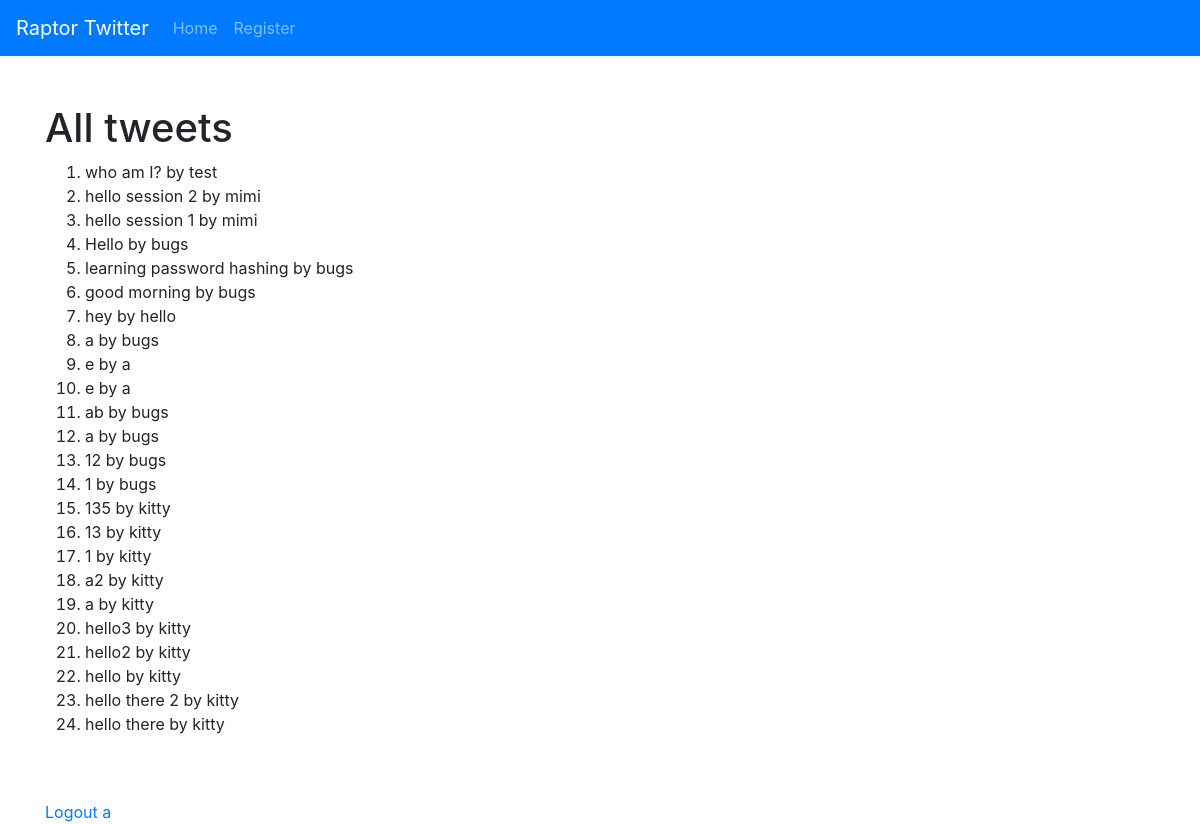
The app's page /tweets (signed in), older data.
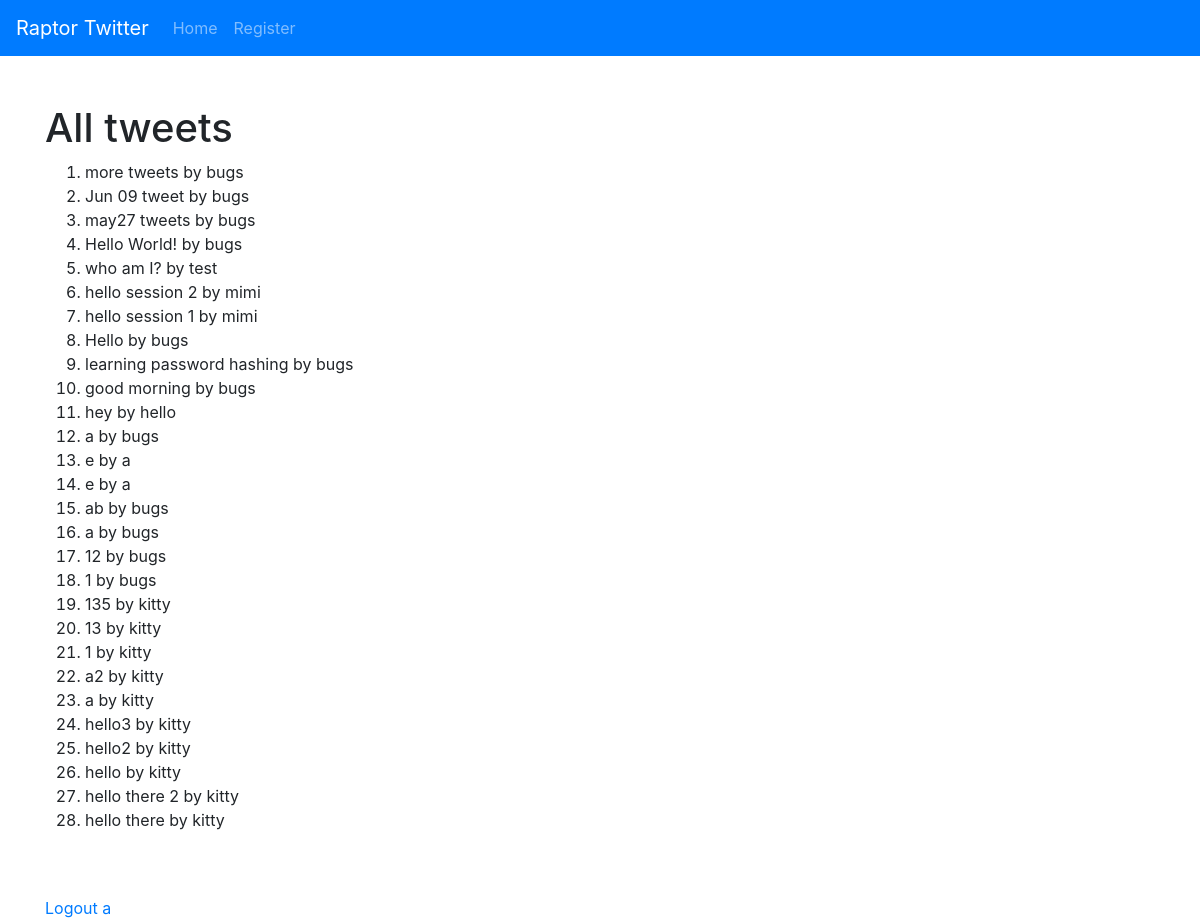
The same page, newer data.
### tables this page shows
CREATE TABLE tweets (
    _id integer primary key autoincrement,
    tweet text,
    username text
);

### main.py (the view)
@app.route('/tweets/<username>')
@app.route('/tweets')
def user_tweets(username=None):
    if username:
        tweets = get_tweets_by_username(username)
    else:
        tweets = get_all_tweets()
    return render_template('tweets.html',
                           tweets=tweets,
                           current_user=session['user'],
                           username=username)

### db.py (called while the page is built)
def get_all_tweets(limit):
    cursor.execute('SELECT * FROM tweets order by _id desc')
    tweets = cursor.fetchmany(limit)
    return tweets

### tweets.py (called while the page is built)
def get_all_tweets(limit=100):
    return db.get_all_tweets(limit)

### templates/tweets.html (shortened to what this page needs)
{% extends "base.html" %}
{% block content %}
{% if username %}
<h1>All tweets from {{current_user}}</h1>
{% else %}
<h1>All tweets</h1>
{% endif %}
<ol>
    {% for tweet in tweets %}
    <li>
        {{tweet[1]}} by {{tweet[2]}}
    </li>
    {% endfor %}
</ol>
<br>
<br>
<a href="/logout">Logout {{current_user}}</a>
{% endblock %}

### templates/base.html (shortened to what this page needs)
<!doctype html>
<html>
<head>
    <link rel="stylesheet" href="https://cdn.jsdelivr.net/npm/bootstrap@4.6.0/dist/css/bootstrap.min.css"
>
</head>
<body>
    <nav class="navbar navbar-expand-lg navbar-dark bg-primary">
        <a class="navbar-brand" href="#">Raptor Twitter</a>
        <div class="collapse navbar-collapse" id="navbarNavAltMarkup">
            <div class="navbar-nav">
                <a class="nav-link" href="/">Home</a>
                {% if username %}
                <a class="nav-link" href="/tweet">New Tweet</a>
                <a class="nav-link" href="/tweets">Tweets</a>
                <a class="nav-link" href="/tweets/{{username}}">My tweets</a>
                <a class="nav-link" href="/users">Users</a>
                <a class="nav-link" href="/logout">Logout {{username|capitalize}}</a>
                {% else %}
                <a class="nav-link" href="/register">Register</a>
                {% endif %}
            </div>
        </div>
    </nav>
    <div class="container mt-5">
        {% block content %}
        {% endblock %}
    </div>
</body>
</html>

Row changes from the older to the newer data that the page shows:
added tweets: tweet "more tweets", username "bugs"
added tweets: tweet "Jun 09 tweet", username "bugs"
added tweets: tweet "may27 tweets", username "bugs"
added tweets: tweet "Hello World!", username "bugs"
